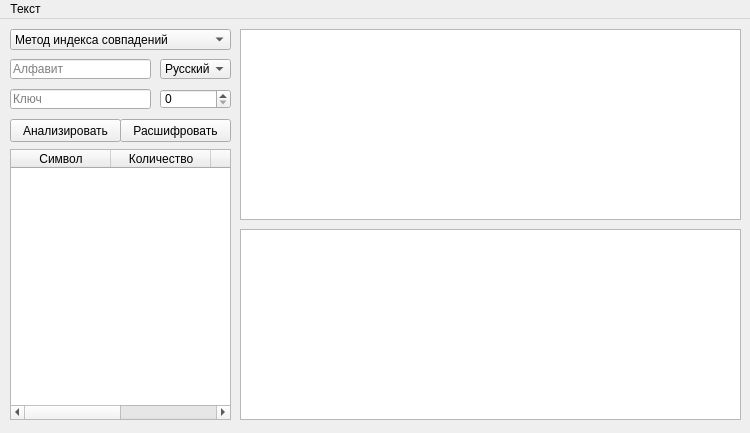
<?xml version="1.0" encoding="UTF-8"?>
<ui version="4.0">
    <class>MainWindow</class>
    <widget class="QMainWindow" name="MainWindow">
        <property name="geometry">
            <rect>
                <x>0</x>
                <y>0</y>
                <width>750</width>
                <height>433</height>
            </rect>
        </property>
        <property name="minimumSize">
            <size>
                <width>750</width>
                <height>433</height>
            </size>
        </property>
        <property name="maximumSize">
            <size>
                <width>750</width>
                <height>650</height>
            </size>
        </property>
        <property name="windowTitle">
            <string>Лабораторная работа 14: Криптоанализ полиалфавитных шифров</string>
        </property>
        <widget class="QWidget" name="centralwidget">
            <widget class="QTextEdit" name="plain_text">
                <property name="geometry">
                    <rect>
                        <x>240</x>
                        <y>10</y>
                        <width>501</width>
                        <height>191</height>
                    </rect>
                </property>
                <property name="inputMethodHints">
                    <set>Qt::ImhMultiLine</set>
                </property>
            </widget>
            <widget class="QTextEdit" name="cipher_text">
                <property name="geometry">
                    <rect>
                        <x>240</x>
                        <y>210</y>
                        <width>501</width>
                        <height>191</height>
                    </rect>
                </property>
            </widget>
            <widget class="QTableWidget" name="table_stats">
                <property name="geometry">
                    <rect>
                        <x>10</x>
                        <y>130</y>
                        <width>221</width>
                        <height>271</height>
                    </rect>
                </property>
                <property name="mouseTracking">
                    <bool>true</bool>
                </property>
                <property name="horizontalScrollBarPolicy">
                    <enum>Qt::ScrollBarAsNeeded</enum>
                </property>
                <property name="sizeAdjustPolicy">
                    <enum>QAbstractScrollArea::AdjustToContentsOnFirstShow</enum>
                </property>
                <property name="editTriggers">
                    <set>QAbstractItemView::NoEditTriggers</set>
                </property>
                <property name="selectionMode">
                    <enum>QAbstractItemView::SingleSelection</enum>
                </property>
                <property name="selectionBehavior">
                    <enum>QAbstractItemView::SelectRows</enum>
                </property>
                <property name="sortingEnabled">
                    <bool>true</bool>
                </property>
                <property name="columnCount">
                    <number>4</number>
                </property>
                <attribute name="horizontalHeaderShowSortIndicator" stdset="0">
                    <bool>false</bool>
                </attribute>
                <attribute name="verticalHeaderVisible">
                    <bool>false</bool>
                </attribute>
                <column>
                    <property name="text">
                        <string>Символ</string>
                    </property>
                </column>
                <column>
                    <property name="text">
                        <string>Количество</string>
                    </property>
                </column>
                <column>
                    <property name="text">
                        <string>Текущее</string>
                    </property>
                </column>
                <column>
                    <property name="text">
                        <string>Ожидаемое</string>
                    </property>
                </column>
            </widget>
            <widget class="QFrame" name="horizontalFrame">
                <property name="geometry">
                    <rect>
                        <x>-30</x>
                        <y>360</y>
                        <width>811</width>
                        <height>291</height>
                    </rect>
                </property>
                <layout class="QHBoxLayout" name="horizontalLayout"/>
            </widget>
            <widget class="QComboBox" name="combo_method">
                <property name="geometry">
                    <rect>
                        <x>10</x>
                        <y>10</y>
                        <width>221</width>
                        <height>21</height>
                    </rect>
                </property>
                <property name="currentIndex">
                    <number>0</number>
                </property>
                <item>
                    <property name="text">
                        <string>Метод индекса совпадений</string>
                    </property>
                </item>
                <item>
                    <property name="text">
                        <string>Автокорреляционный метод</string>
                    </property>
                </item>
                <item>
                    <property name="text">
                        <string>Метод Касиски</string>
                    </property>
                </item>
            </widget>
            <widget class="QLineEdit" name="line_abc">
                <property name="geometry">
                    <rect>
                        <x>10</x>
                        <y>40</y>
                        <width>141</width>
                        <height>20</height>
                    </rect>
                </property>
                <property name="placeholderText">
                    <string>Алфавит</string>
                </property>
            </widget>
            <widget class="QLineEdit" name="line_key">
                <property name="geometry">
                    <rect>
                        <x>10</x>
                        <y>70</y>
                        <width>141</width>
                        <height>20</height>
                    </rect>
                </property>
                <property name="placeholderText">
                    <string>Ключ</string>
                </property>
            </widget>
            <widget class="QSpinBox" name="spin_key_len">
                <property name="geometry">
                    <rect>
                        <x>160</x>
                        <y>70</y>
                        <width>71</width>
                        <height>20</height>
                    </rect>
                </property>
            </widget>
            <widget class="QPushButton" name="btn_analyse">
                <property name="geometry">
                    <rect>
                        <x>10</x>
                        <y>100</y>
                        <width>111</width>
                        <height>23</height>
                    </rect>
                </property>
                <property name="text">
                    <string>Анализировать</string>
                </property>
            </widget>
            <widget class="QPushButton" name="btn_decrypt">
                <property name="geometry">
                    <rect>
                        <x>120</x>
                        <y>100</y>
                        <width>111</width>
                        <height>23</height>
                    </rect>
                </property>
                <property name="text">
                    <string>Расшифровать</string>
                </property>
            </widget>
            <widget class="QComboBox" name="combo_language">
                <property name="geometry">
                    <rect>
                        <x>160</x>
                        <y>40</y>
                        <width>71</width>
                        <height>20</height>
                    </rect>
                </property>
                <property name="currentIndex">
                    <number>0</number>
                </property>
                <item>
                    <property name="text">
                        <string>Русский</string>
                    </property>
                </item>
                <item>
                    <property name="text">
                        <string>Английский</string>
                    </property>
                </item>
            </widget>
            <zorder>horizontalFrame</zorder>
            <zorder>plain_text</zorder>
            <zorder>cipher_text</zorder>
            <zorder>table_stats</zorder>
            <zorder>combo_method</zorder>
            <zorder>line_abc</zorder>
            <zorder>line_key</zorder>
            <zorder>spin_key_len</zorder>
            <zorder>btn_analyse</zorder>
            <zorder>btn_decrypt</zorder>
            <zorder>combo_language</zorder>
        </widget>
        <widget class="QMenuBar" name="menuBar">
            <property name="geometry">
                <rect>
                    <x>0</x>
                    <y>0</y>
                    <width>750</width>
                    <height>21</height>
                </rect>
            </property>
            <widget class="QMenu" name="menu_text">
                <property name="title">
                    <string>Текст</string>
                </property>
                <addaction name="action_open"/>
                <addaction name="action_save"/>
            </widget>
            <addaction name="menu_text"/>
        </widget>
        <action name="action_open">
            <property name="text">
                <string>Открыть</string>
            </property>
        </action>
        <action name="action_save">
            <property name="text">
                <string>Сохранить</string>
            </property>
        </action>
    </widget>
    <resources/>
    <connections/>
</ui>
